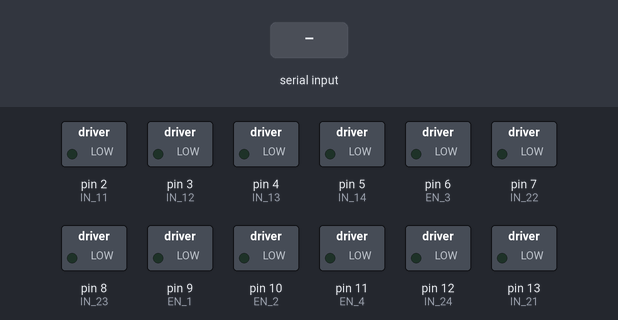
A sketch run on a simulated Arduino Uno, built with avr-gcc and run on an emulated ATmega328P. On the bench: switched loads named in the sketch (green lamp = pin HIGH). The test bench sets the inputs (shaded band).

Above: at 1.2 s.
1.3 s: "B" received over Serial
At 2.5 s:
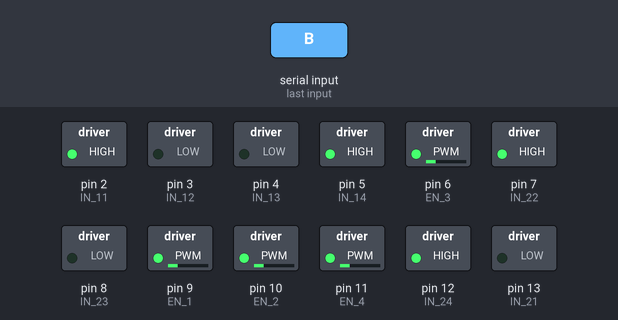
2.8 s: "F" received over Serial
At 3.6 s:
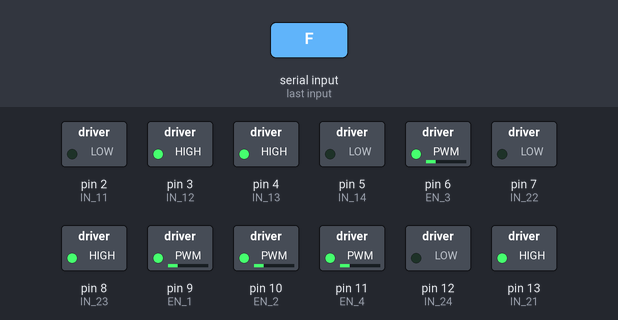
4.3 s: "A" received over Serial
At 4.8 s:
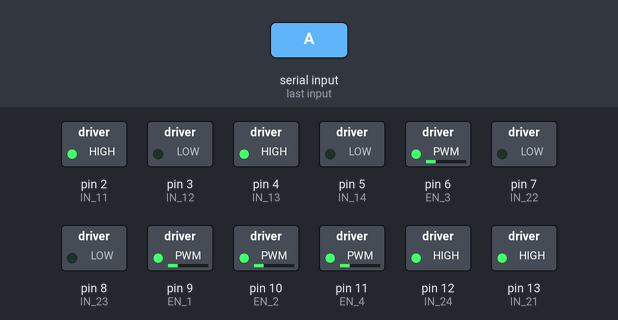
5.8 s: "W" received over Serial
At 7.0 s:
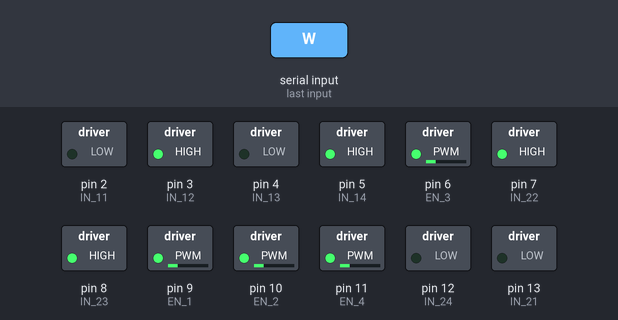
7.3 s: "R" received over Serial
At 8.2 s:
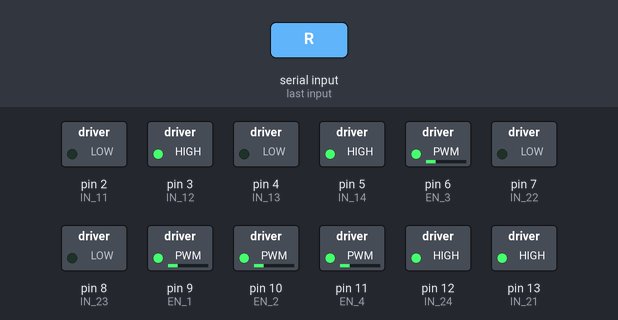
8.8 s: "L" received over Serial
At 9.4 s:
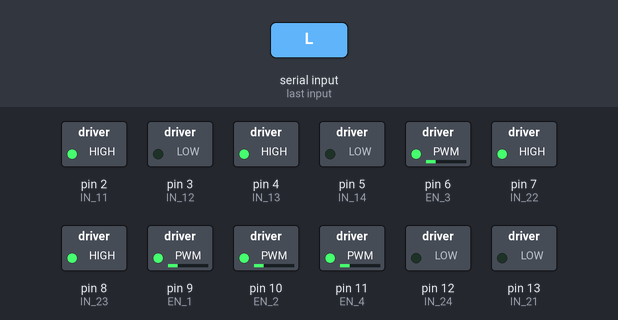
Timing chart, 0 to 11.3 s (numbered marks = the images above; inputs shaded):
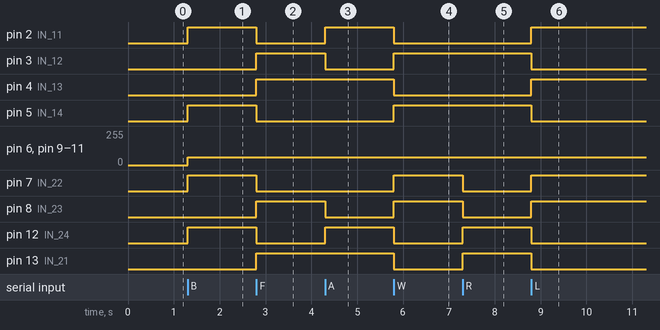

Measured:
- after the input at 1.3 s, pin 2 (IN_11), pin 5 (IN_14), pin 7 (IN_22), pin 12 (IN_24): LOW → HIGH at once; pin 6 (EN_3), pin 9 (EN_1), pin 10 (EN_2), pin 11 (EN_4): 0/255 → 60/255 at once
- after the input at 2.8 s, pin 2 (IN_11), pin 5 (IN_14), pin 7 (IN_22), pin 12 (IN_24): HIGH → LOW at once; pin 3 (IN_12), pin 4 (IN_13), pin 8 (IN_23), pin 13 (IN_21): LOW → HIGH at once
- after the input at 4.3 s, pin 2 (IN_11), pin 12 (IN_24): LOW → HIGH at once; pin 3 (IN_12), pin 8 (IN_23): HIGH → LOW at once
- after the input at 5.8 s, pin 2 (IN_11), pin 4 (IN_13), pin 12 (IN_24), pin 13 (IN_21): HIGH → LOW at once; pin 3 (IN_12), pin 5 (IN_14), pin 7 (IN_22), pin 8 (IN_23): LOW → HIGH at once
- after the input at 7.3 s, pin 7 (IN_22), pin 8 (IN_23): HIGH → LOW at once; pin 12 (IN_24), pin 13 (IN_21): LOW → HIGH at once
- after the input at 8.8 s, pin 2 (IN_11), pin 4 (IN_13), pin 7 (IN_22), pin 8 (IN_23): LOW → HIGH at once; pin 3 (IN_12), pin 5 (IN_14), pin 12 (IN_24), pin 13 (IN_21): HIGH → LOW at once

The sketch:

che_b2_27.ino
```cpp
// MECANUM WHEELS ROBOT
// ROBOT LK
// Define the motor control pins based on your setup
#define IN_11 2  // L298N #1, IN4 for IN4 for Back Left motor
#define IN_12 3  // L298N #1, IN3 for IN3 for Back Left motor
#define IN_13 4  // L298N #1, IN2 for Back Right motor
#define IN_14 5  // L298N #1, IN1 for Back Right motor
#define EN_1 9   // Enable pin for L298N #1 (Back motors)
#define EN_2 10  // Enable pin for L298N #1 (Back motors)

#define IN_21 13  // L298N #2, IN4 for Front Right motor
#define IN_22 7   // L298N #2, IN3 for Front Right motor
#define IN_23 8   // L298N #2, IN2 for Front Left motor
#define IN_24 12  // L298N #2, IN1 for Front Left motor
#define EN_3 6    // Enable pin for L298N #2 (Front motors)
#define EN_4 11   // Enable pin for L298N #2 (Front motors)

int command;  // Int to store app command state.
boolean state = 1;
void stopRobot() {
  digitalWrite(IN_11, LOW);
  digitalWrite(IN_12, LOW);
  digitalWrite(IN_13, LOW);
  digitalWrite(IN_14, LOW);
  digitalWrite(IN_24, LOW);
  digitalWrite(IN_23, LOW);
  digitalWrite(IN_22, LOW);
  digitalWrite(IN_21, LOW);
  analogWrite(EN_1, 0);
  analogWrite(EN_2, 0);
  analogWrite(EN_3, 0);
  analogWrite(EN_4, 0);
}
void back() {
  digitalWrite(IN_11, HIGH);
  digitalWrite(IN_12, LOW);
  digitalWrite(IN_13, LOW);
  digitalWrite(IN_14, HIGH);
  digitalWrite(IN_24, HIGH);
  digitalWrite(IN_23, LOW);
  digitalWrite(IN_22, HIGH);
  digitalWrite(IN_21, LOW);
  analogWrite(EN_1, 60);
  analogWrite(EN_2, 60);
  analogWrite(EN_3, 60);
  analogWrite(EN_4, 60);
}
void forward() {
  digitalWrite(IN_11, LOW);
  digitalWrite(IN_12, HIGH);
  digitalWrite(IN_13, HIGH);
  digitalWrite(IN_14, LOW);
  digitalWrite(IN_24, LOW);
  digitalWrite(IN_23, HIGH);
  digitalWrite(IN_22, LOW);
  digitalWrite(IN_21, HIGH);
  analogWrite(EN_1, 60);
  analogWrite(EN_2, 60);
  analogWrite(EN_3, 60);
  analogWrite(EN_4, 60);
}
void left() {
  digitalWrite(IN_11, HIGH);
  digitalWrite(IN_12, LOW);
  digitalWrite(IN_13, HIGH);
  digitalWrite(IN_14, LOW);
  digitalWrite(IN_24, LOW);
  digitalWrite(IN_23, HIGH);
  digitalWrite(IN_22, HIGH);
  digitalWrite(IN_21, LOW);
  analogWrite(EN_1, 60);
  analogWrite(EN_2, 60);
  analogWrite(EN_3, 60);
  analogWrite(EN_4, 60);
}
void right() {
  digitalWrite(IN_11, LOW);
  digitalWrite(IN_12, HIGH);
  digitalWrite(IN_13, LOW);
  digitalWrite(IN_14, HIGH);
  digitalWrite(IN_24, HIGH);
  digitalWrite(IN_23, LOW);
  digitalWrite(IN_22, LOW);
  digitalWrite(IN_21, HIGH);
  analogWrite(EN_1, 60);
  analogWrite(EN_2, 60);
  analogWrite(EN_3, 60);
  analogWrite(EN_4, 60);
}
void superleft() {
  digitalWrite(IN_11, LOW);
  digitalWrite(IN_12, HIGH);
  digitalWrite(IN_13, LOW);
  digitalWrite(IN_14, HIGH);
  digitalWrite(IN_24, LOW);
  digitalWrite(IN_23, HIGH);
  digitalWrite(IN_22, HIGH);
  digitalWrite(IN_21, LOW);
  analogWrite(EN_1, 60);
  analogWrite(EN_2, 60);
  analogWrite(EN_3, 60);
  analogWrite(EN_4, 60);
}
void superright() {
  digitalWrite(IN_11, HIGH);
  digitalWrite(IN_12, LOW);
  digitalWrite(IN_13, HIGH);
  digitalWrite(IN_14, LOW);
  digitalWrite(IN_24, HIGH);
  digitalWrite(IN_23, LOW);
  digitalWrite(IN_22, LOW);
  digitalWrite(IN_21, HIGH);
  analogWrite(EN_1, 60);
  analogWrite(EN_2, 60);
  analogWrite(EN_3, 60);
  analogWrite(EN_4, 60);
}

void setup() {
  Serial.begin(9600);
  pinMode(IN_11, OUTPUT);
  pinMode(IN_12, OUTPUT);
  pinMode(IN_13, OUTPUT);
  pinMode(IN_14, OUTPUT);
  pinMode(IN_21, OUTPUT);
  pinMode(IN_22, OUTPUT);
  pinMode(IN_23, OUTPUT);
  pinMode(IN_24, OUTPUT);
  pinMode(EN_1, OUTPUT);
  pinMode(EN_2, OUTPUT);
  pinMode(EN_3, OUTPUT);
  pinMode(EN_4, OUTPUT);
}
void loop() {
  if (Serial.available()) {
    command = Serial.read();
    if (command == 'X') {
      state = 1;
    } else if (command == 'x') {
      state = 0;
    }
    if (command == 'B') {
      back();
    } else if (command == 'F') {
      forward();
    } else if (command == 'A' && state == 1) {
      superright();
    } else if (command == 'W' && state == 1) {
      superleft();
    } else if (command == 'R' && state == 1) {
      right();
    } else if (command == 'L' && state == 1) {
      left();
    } else {
      stopRobot();
    }
  }
}
```
